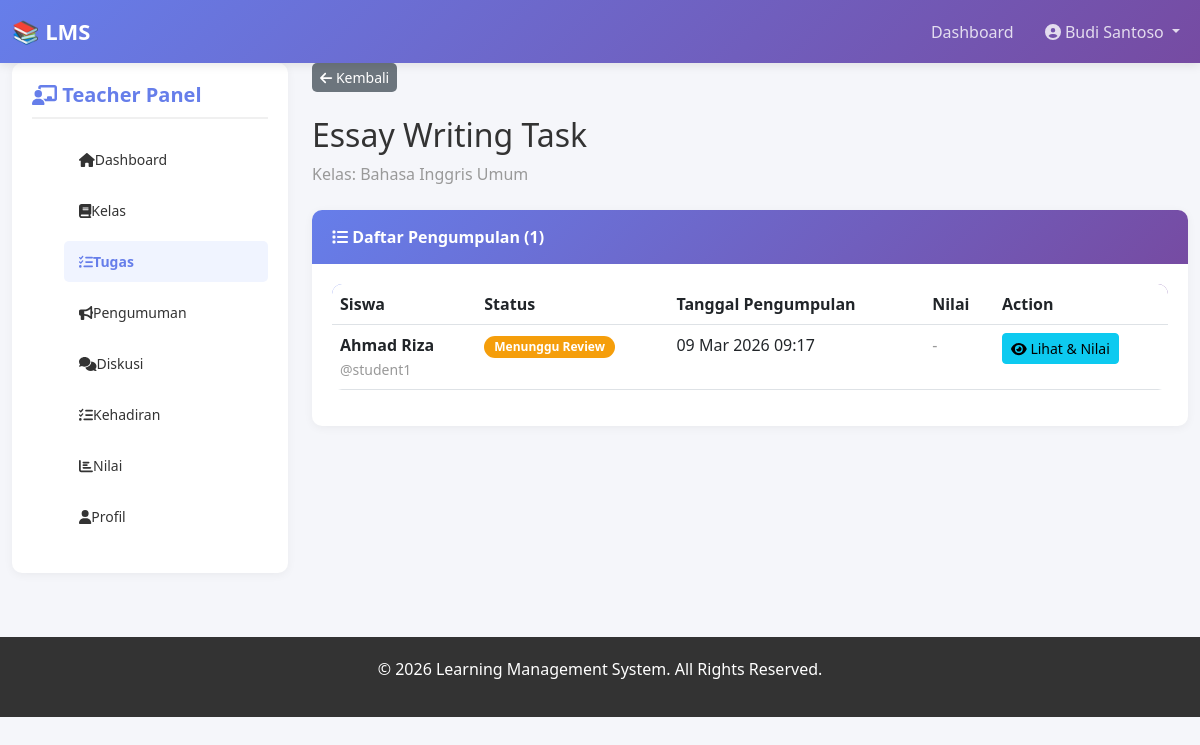
Screenshot of /teacher/view_submissions.php?assignment_id=3 (signed in) with the database file from the repository.
### tables this page shows
CREATE TABLE `assignments` (
  `id` int(11) NOT NULL,
  `class_id` int(11) NOT NULL,
  `title` varchar(255) NOT NULL,
  `description` text NOT NULL,
  `instructions` text DEFAULT NULL,
  `due_date` datetime NOT NULL,
  `max_score` decimal(5,2) DEFAULT 100.00,
  `created_by` int(11) NOT NULL,
  `file_path` varchar(255) DEFAULT NULL,
  `created_at` timestamp NOT NULL DEFAULT current_timestamp(),
  `updated_at` timestamp NOT NULL DEFAULT current_timestamp() ON UPDATE current_timestamp()
);

CREATE TABLE `classes` (
  `id` int(11) NOT NULL,
  `code` varchar(20) NOT NULL,
  `name` varchar(100) NOT NULL,
  `description` text DEFAULT NULL,
  `teacher_id` int(11) NOT NULL,
  `class_image` varchar(255) DEFAULT NULL,
  `status` enum('active','inactive') DEFAULT 'active',
  `created_at` timestamp NOT NULL DEFAULT current_timestamp(),
  `updated_at` timestamp NOT NULL DEFAULT current_timestamp() ON UPDATE current_timestamp()
);

CREATE TABLE `assignment_submissions` (
  `id` int(11) NOT NULL,
  `assignment_id` int(11) NOT NULL,
  `student_id` int(11) NOT NULL,
  `submission_text` text DEFAULT NULL,
  `file_path` varchar(255) DEFAULT NULL,
  `submitted_at` datetime DEFAULT NULL,
  `score` decimal(5,2) DEFAULT NULL,
  `feedback` text DEFAULT NULL,
  `graded_by` int(11) DEFAULT NULL,
  `graded_at` datetime DEFAULT NULL,
  `status` enum('submitted','graded','late') DEFAULT 'submitted',
  `created_at` timestamp NOT NULL DEFAULT current_timestamp(),
  `updated_at` timestamp NOT NULL DEFAULT current_timestamp() ON UPDATE current_timestamp()
);

CREATE TABLE `users` (
  `id` int(11) NOT NULL,
  `username` varchar(50) NOT NULL,
  `email` varchar(100) NOT NULL,
  `password` varchar(300) DEFAULT NULL,
  `full_name` varchar(100) NOT NULL,
  `phone` varchar(15) DEFAULT NULL,
  `role` enum('admin','teacher','student') NOT NULL,
  `avatar` varchar(255) DEFAULT NULL,
  `bio` text DEFAULT NULL,
  `status` enum('active','inactive') DEFAULT 'active',
  `created_at` timestamp NOT NULL DEFAULT current_timestamp(),
  `updated_at` timestamp NOT NULL DEFAULT current_timestamp() ON UPDATE current_timestamp()
);

### teacher/view_submissions.php (the view, shortened to what this page needs)
<?php
require '../includes/config.php';
$teacher_id = $_SESSION['user_id'];
$assignment_id = (int)$_GET['assignment_id'];
$assignment_query = $conn->query("SELECT a.*, c.id as class_id, c.name as class_name FROM assignments a
                                  JOIN classes c ON a.class_id = c.id
                                  WHERE a.id = $assignment_id AND c.teacher_id = $teacher_id");
$assignment = $assignment_query->fetch_assoc();
$submissions_query = "SELECT s.*, u.full_name, u.username FROM assignment_submissions s
                     JOIN users u ON s.student_id = u.id
                     WHERE s.assignment_id = $assignment_id
                     ORDER BY s.submitted_at DESC";
$submissions = $conn->query($submissions_query);
require '../includes/header.php';
?>
<div class="col-md-3 mb-4">
    <div class="sidebar">
        <h5><i class="fas fa-chalkboard-user"></i> Teacher Panel</h5>
        <ul class="sidebar-menu">
            <li><a href="dashboard.php"><i class="fas fa-home"></i> Dashboard</a></li>
            <li><a href="classes.php"><i class="fas fa-book"></i> Kelas</a></li>
            <li><a href="assignments.php" class="active"><i class="fas fa-tasks"></i> Tugas</a></li>
            <li><a href="announcements.php"><i class="fas fa-bullhorn"></i> Pengumuman</a></li>
            <li><a href="discussions.php"><i class="fas fa-comments"></i> Diskusi</a></li>
            <li><a href="attendance.php"><i class="fas fa-list-check"></i> Kehadiran</a></li>
            <li><a href="grades.php"><i class="fas fa-chart-bar"></i> Nilai</a></li>
            <li><a href="profile.php"><i class="fas fa-user"></i> Profil</a></li>
        </ul>
    </div>
</div>
<div class="col-md-9">
    <div class="mb-4">
        <a href="assignments.php" class="btn btn-secondary btn-sm">
            <i class="fas fa-arrow-left"></i> Kembali
        </a>
    </div>
    <h2 class="mb-2"><?php echo $assignment['title']; ?></h2>
    <p class="text-muted mb-4">Kelas: <?php echo $assignment['class_name']; ?></p>
    <div class="card">
        <div class="card-header">
            <i class="fas fa-list"></i> Daftar Pengumpulan (<?php echo $submissions->num_rows; ?>)
        </div>
        <div class="card-body">
            <div class="table-responsive">
                <table class="table">
                    <thead>
                        <tr>
                            <th>Siswa</th>
                            <th>Status</th>
                            <th>Tanggal Pengumpulan</th>
                            <th>Nilai</th>
                            <th>Action</th>
                        </tr>
                    </thead>
                    <tbody>
                        <?php while ($sub = $submissions->fetch_assoc()): ?>
                            <tr>
                                <td>
                                    <strong><?php echo $sub['full_name']; ?></strong><br>
                                    <small class="text-muted">@<?php echo $sub['username']; ?></small>
                                </td>
                                <td>
                                    <?php
                                    $status_badge = ['submitted' => 'warning', 'graded' => 'success', 'late' => 'danger'];
                                    $status_text = ['submitted' => 'Menunggu Review', 'graded' => 'Sudah Dinilai', 'late' => 'Terlambat'];
                                    ?>
                                    <span class="badge badge-<?php echo $status_badge[$sub['status']]; ?>">
                                        <?php echo $status_text[$sub['status']]; ?>
                                    </span>
                                </td>
                                <td><?php echo date('d M Y H:i', strtotime($sub['submitted_at'])); ?></td>
                                <td>
                                    <?php if ($sub['score'] !== null): ?>
                                        <strong><?php echo number_format($sub['score'], 2); ?></strong>
                                    <?php else: ?>
                                        <span class="text-muted">-</span>
                                    <?php endif; ?>
                                </td>
                                <td>
                                    <button class="btn btn-sm btn-info" data-bs-toggle="modal"
                                        data-bs-target="#gradeModal<?php echo $sub['id']; ?>">
                                        <i class="fas fa-eye"></i> Lihat & Nilai
                                    </button>
                                </td>
                            </tr>
                        <?php endwhile; ?>
                    </tbody>
                </table>
            </div>
        </div>
    </div>
</div>
<?php require '../includes/footer.php'; ?>

### assets/css/style.css (style rules this page uses)
* { margin: 0; padding: 0; box-sizing: border-box; }
body { font-family: 'Segoe UI', Tahoma, Geneva, Verdana, sans-serif; background-color: #f5f6fa; color: #333; }
.sidebar { background: white; border-radius: 10px; padding: 20px; box-shadow: 0 2px 10px rgba(0, 0, 0, 0.05); position: sticky; top: 20px; height: fit-content; }
.sidebar h5 { color: #667eea; font-weight: bold; margin-bottom: 20px; padding-bottom: 10px; border-bottom: 2px solid #f0f0f0; }
.sidebar-menu { list-style: none; }
.sidebar-menu li { margin-bottom: 10px; }
.sidebar-menu a { color: #333; text-decoration: none; display: flex; align-items: center; padding: 10px 15px; border-radius: 5px; transition: 0.3s; font-size: 14px; }
.sidebar-menu a:hover, .sidebar-menu a.active { background: #f0f4ff; color: #667eea; font-weight: bold; }
.card { border: none; border-radius: 10px; box-shadow: 0 2px 10px rgba(0, 0, 0, 0.05); transition: 0.3s; margin-bottom: 20px; }
.card-header { background: linear-gradient(135deg, #667eea 0%, #764ba2 100%); color: white; border: none; border-radius: 10px 10px 0 0 !important; padding: 15px 20px; font-weight: bold; }
.card-body { padding: 20px; }
.btn-secondary { background: #6c757d; border: none; border-radius: 5px; }
.table { background: white; border-radius: 10px; overflow: hidden; }
.table thead { background: linear-gradient(135deg, #667eea 0%, #764ba2 100%); color: white; }
.badge { padding: 5px 10px; border-radius: 20px; font-size: 12px; }
.badge-warning { background: #f59e0b; }
.text-muted { color: #999 !important; }

### rows the page displays
assignments: title "Essay Writing Task", class.name "Bahasa Inggris Umum"
assignment_submissions: student.full_name "Ahmad Riza", student.username "student1", status "Menunggu Review", submitted_at "09 Mar 2026 09:17"

### other values shown
substr($full_name, 0, 20) "Budi Santoso"
$submissions->num_rows "1"
